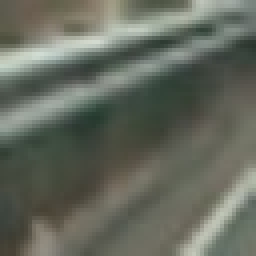
#> input picture term1/DataExplore/image0047.jpeg, 64 x 64 px (shown 4 times larger)
$ python -i CarClassifier.py   (imports and definitions only)   (older library calls are emulated)
#> lines starting #> are read from the running program, lines starting #| are printed output that depends on the picture
import matplotlib.image as mpimg
import matplotlib.pyplot as plt
import numpy as np
import cv2
import glob
import time
from sklearn.svm import LinearSVC
from sklearn.preprocessing import StandardScaler
from skimage.feature import hog
from sklearn.model_selection import train_test_split
import pickle
from scipy.ndimage.measurements import label

# images are divided up into vehicles and non-vehicles
images = glob.glob('./DataExplore/*.jpeg')
cars = []
notcars = []

# Generate the car and not cars lists
# [5 lines not run here, left out]

# Define a function to return HOG features and visualization

def get_hog_features(img, orient, pix_per_cell, cell_per_block,
                        vis=False, feature_vec=True):
    # Call with two outputs if vis==True
    if vis == True:
        features, hog_image = hog(img, orientations=orient, pixels_per_cell=(pix_per_cell, pix_per_cell),
                                  cells_per_block=(cell_per_block, cell_per_block), transform_sqrt=True,
                                  visualize=vis, feature_vector=feature_vec)
        return features, hog_image
    # Otherwise call with one output
    else:
        features = hog(img, orientations=orient, pixels_per_cell=(pix_per_cell, pix_per_cell),
                       cells_per_block=(cell_per_block, cell_per_block), transform_sqrt=True,
                       visualize=vis, feature_vector=feature_vec)
        return features

# Define a function to compute binned color features
def bin_spatial(img, size=(32, 32)):
    # Use cv2.resize().ravel() to create the feature vector
#> called with size = (32, 32)
    features = cv2.resize(img, size).ravel()
#> features = 3072 values, max 210 at index 511, min 41 at index 1377, mean 100.4
    # Return the feature vector
    return features

# Define a function to compute color histogram features
def color_hist(img, nbins=32, bins_range=(0, 256)):
    # Compute the histogram of the color channels separately
    channel1_hist = np.histogram(img[:,:,0], bins=nbins, range=bins_range)
    channel2_hist = np.histogram(img[:,:,1], bins=nbins, range=bins_range)
    channel3_hist = np.histogram(img[:,:,2], bins=nbins, range=bins_range)
    # Concatenate the histograms into a single feature vector
    hist_features = np.concatenate((channel1_hist[0], channel2_hist[0], channel3_hist[0]))
    # Return the individual histograms, bin_centers and feature vector
    return hist_features

# Define a function to extract features from a list of images
# Have this function call bin_spatial() and color_hist()
# [49 lines left out: function extract_features, not called in this run]

# Define a function to extract features from a single image window
# This function is very similar to extract_features()
# just for a single image rather than list of images
def single_img_features(img, color_space='RGB', spatial_size=(32, 32),
                        hist_bins=32, orient=9,
                        pix_per_cell=8, cell_per_block=2, hog_channel=0,
                        spatial_feat=True, hist_feat=True, hog_feat=True):
    #1) Define an empty list to receive features
    img_features = []
    #2) Apply color conversion if other than 'RGB'
    if color_space != 'RGB':
        if color_space == 'HSV':
            feature_image = cv2.cvtColor(img, cv2.COLOR_RGB2HSV)
        elif color_space == 'LUV':
            feature_image = cv2.cvtColor(img, cv2.COLOR_RGB2LUV)
        elif color_space == 'HLS':
            feature_image = cv2.cvtColor(img, cv2.COLOR_RGB2HLS)
        elif color_space == 'YUV':
            feature_image = cv2.cvtColor(img, cv2.COLOR_RGB2YUV)
        elif color_space == 'YCrCb':
            feature_image = cv2.cvtColor(img, cv2.COLOR_RGB2YCrCb)
    else: feature_image = np.copy(img)
    #3) Compute spatial features if flag is set
    if spatial_feat == True:
        spatial_features = bin_spatial(feature_image, size=spatial_size)
#> spatial_features has the same summary as features in bin_spatial
        #4) Append features to list
        img_features.append(spatial_features)
    #5) Compute histogram features if flag is set
    if hist_feat == True:
        hist_features = color_hist(feature_image, nbins=hist_bins)
#> in color_hist, `hist_features = np.concatenate((channel1_hist[0], channel2_hist[0], ch..`: hist_features = 96 values, max 666 at index 71, min 0 at index 0, mean 128
        #6) Append features to list
        img_features.append(hist_features)
    #7) Compute HOG features if flag is set
    if hog_feat == True:
        if hog_channel == 'ALL':
            hog_features = []
            for channel in range(feature_image.shape[2]):
                hog_features.extend(get_hog_features(feature_image[:,:,channel],
                                    orient, pix_per_cell, cell_per_block,
                                    vis=False, feature_vec=True))
        else:
            hog_features = get_hog_features(feature_image[:,:,hog_channel], orient,
                        pix_per_cell, cell_per_block, vis=False, feature_vec=True)
#> in get_hog_features, `features = hog(img, orientations=orient, pixels_per_cell=(pix_per_cell..`: features = 1764 values, max 0.507 at index 795, min 0 at index 3, mean 0.106
#> in get_hog_features, `features = hog(img, orientations=orient, pixels_per_cell=(pix_per_cell..`:
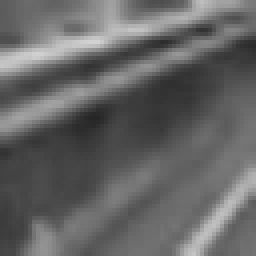
#> img: shape (64, 64) (shown 4 times larger); min 38, max 210, mean 101.1
#> hog_features has the same summary as features in get_hog_features
        #8) Append features to list
        img_features.append(hog_features)

    #9) Return concatenated array of features
    return np.concatenate(img_features)

# Define a function that takes an image,
# start and stop positions in both x and y,
# window size (x and y dimensions),
# and overlap fraction (for both x and y)
# [194 lines left out: functions slide_window, draw_boxes, search_windows, convert_color, find_cars, add_heat and 2 more, not called in this run]

# [138 lines of commented-out code are left out]

>>> import cv2
>>> picture = cv2.cvtColor(cv2.imread('../DataExplore/image0047.jpeg'), cv2.COLOR_BGR2RGB)
>>> result = single_img_features(picture)
#> result = 4932 values, max 666 at index 3143, min 0 at index 3072, mean 65.06

$ run again, on term1/DataExplore/image0268.jpeg
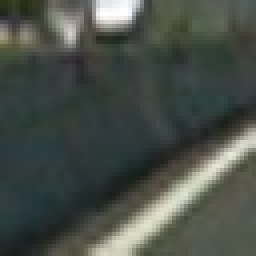
#> input picture term1/DataExplore/image0268.jpeg, 64 x 64 px (shown 4 times larger)
#> in bin_spatial, `features = cv2.resize(img, size).ravel()`: features = 3072 values, max 255 at index 142, min 23 at index 2067, mean 74.94
#> spatial_features has the same summary as features in bin_spatial
#> in color_hist, `hist_features = np.concatenate((channel1_hist[0], channel2_hist[0], ch..`: hist_features = 96 values, max 1296 at index 39, min 0 at index 0, mean 128
#> in get_hog_features, `features = hog(img, orientations=orient, pixels_per_cell=(pix_per_cell..`: features = 1764 values, max 0.501 at index 1478, min 0 at index 47, mean 0.126
#> in get_hog_features, `features = hog(img, orientations=orient, pixels_per_cell=(pix_per_cell..`:
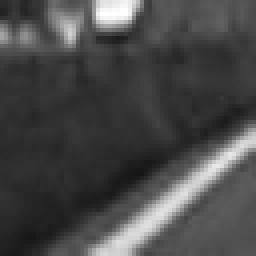
#> img: shape (64, 64) (shown 4 times larger); min 21, max 255, mean 72.6
#> hog_features has the same summary as features in get_hog_features
#> result = 4932 values, max 1296 at index 3111, min 0 at index 3072, mean 49.21

$ run again, on term1/DataExplore/image0292.jpeg
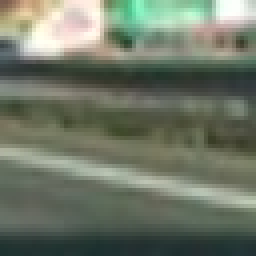
#> input picture term1/DataExplore/image0292.jpeg, 64 x 64 px (shown 4 times larger)
#> in bin_spatial, `features = cv2.resize(img, size).ravel()`: features = 3072 values, max 255 at index 33, min 28 at index 3009, mean 110.7
#> spatial_features has the same summary as features in bin_spatial
#> in color_hist, `hist_features = np.concatenate((channel1_hist[0], channel2_hist[0], ch..`: hist_features = 96 values, max 608 at index 75, min 0 at index 0, mean 128
#> in get_hog_features, `features = hog(img, orientations=orient, pixels_per_cell=(pix_per_cell..`: features = 1764 values, max 0.618 at index 1534, min 0 at index 28, mean 0.102
#> in get_hog_features, `features = hog(img, orientations=orient, pixels_per_cell=(pix_per_cell..`:
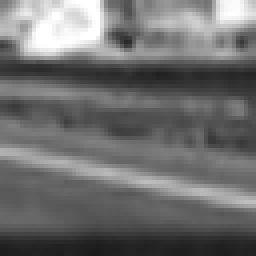
#> img: shape (64, 64) (shown 4 times larger); min 27, max 255, mean 110.4
#> hog_features has the same summary as features in get_hog_features
#> result = 4932 values, max 608 at index 3147, min 0 at index 3072, mean 71.46

$ run again, on term1/DataExplore/image0299.jpeg
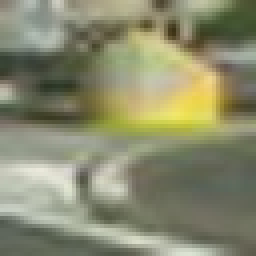
#> input picture term1/DataExplore/image0299.jpeg, 64 x 64 px (shown 4 times larger)
#> in bin_spatial, `features = cv2.resize(img, size).ravel()`: features = 3072 values, max 240 at index 1314, min 32 at index 353, mean 128.8
#> spatial_features has the same summary as features in bin_spatial
#> in color_hist, `hist_features = np.concatenate((channel1_hist[0], channel2_hist[0], ch..`: hist_features = 96 values, max 594 at index 75, min 0 at index 0, mean 128
#> in get_hog_features, `features = hog(img, orientations=orient, pixels_per_cell=(pix_per_cell..`: features = 1764 values, max 0.485 at index 1191, min 0 at index 195, mean 0.12
#> in get_hog_features, `features = hog(img, orientations=orient, pixels_per_cell=(pix_per_cell..`:
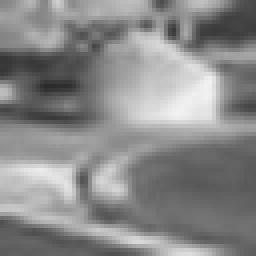
#> img: shape (64, 64) (shown 4 times larger); min 43, max 241, mean 137.3
#> hog_features has the same summary as features in get_hog_features
#> result = 4932 values, max 594 at index 3147, min 0 at index 3072, mean 82.79
